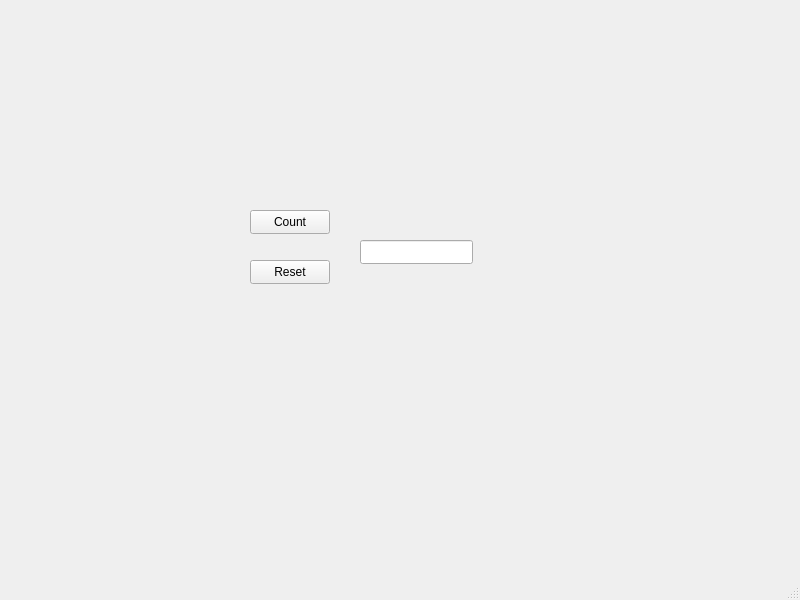
<?xml version="1.0" encoding="UTF-8"?>
<ui version="4.0">
 <class>MainWindow</class>
 <widget class="QMainWindow" name="MainWindow">
  <property name="geometry">
   <rect>
    <x>0</x>
    <y>0</y>
    <width>800</width>
    <height>600</height>
   </rect>
  </property>
  <property name="windowTitle">
   <string>MainWindow</string>
  </property>
  <widget class="QWidget" name="centralwidget">
   <widget class="QPushButton" name="count">
    <property name="geometry">
     <rect>
      <x>250</x>
      <y>210</y>
      <width>80</width>
      <height>24</height>
     </rect>
    </property>
    <property name="text">
     <string>Count</string>
    </property>
   </widget>
   <widget class="QPushButton" name="reset">
    <property name="geometry">
     <rect>
      <x>250</x>
      <y>260</y>
      <width>80</width>
      <height>24</height>
     </rect>
    </property>
    <property name="text">
     <string>Reset</string>
    </property>
   </widget>
   <widget class="QLineEdit" name="lineEdit">
    <property name="geometry">
     <rect>
      <x>360</x>
      <y>240</y>
      <width>113</width>
      <height>24</height>
     </rect>
    </property>
   </widget>
  </widget>
  <widget class="QMenuBar" name="menubar">
   <property name="geometry">
    <rect>
     <x>0</x>
     <y>0</y>
     <width>800</width>
     <height>21</height>
    </rect>
   </property>
  </widget>
  <widget class="QStatusBar" name="statusbar"/>
 </widget>
 <resources/>
 <connections/>
</ui>
